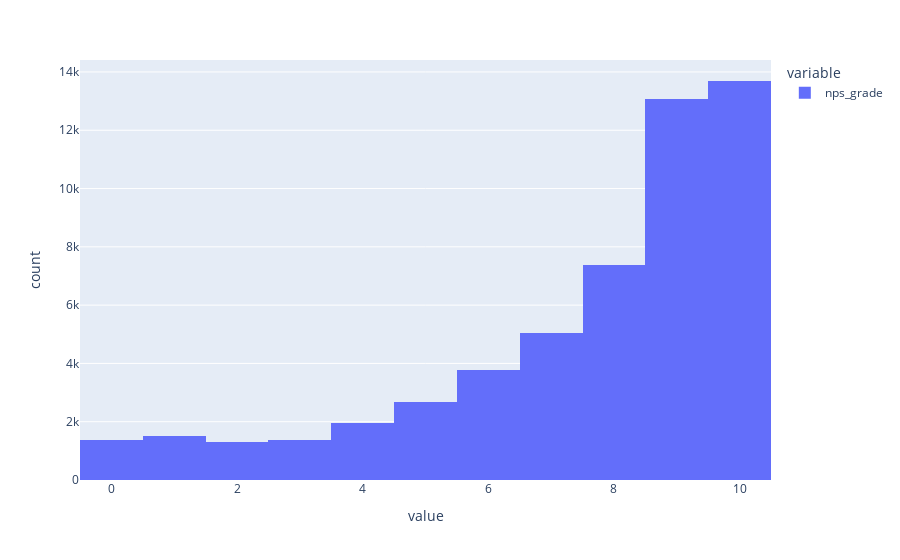

The notebook cell saved with this chart:
### Markdown cell above
0 - 6: Detratores <br>
7 - 8: Neutros <br>
9 - 10: Promotores <br>

NPS = % promotores - % detratores

### Code cell
px.histogram(data_import['nps_grade'])

### Figure 1 — Plotly figure (JSON) as saved in the notebook; plotly's stock layout.template omitted (floating-point values rounded to 4 significant figures; data arrays with more than 128 entries replaced by an {"elided": "..."} marker saying what was removed)
{"data": [{"alignmentgroup": "True", "bingroup": "x", "hovertemplate": "variable=nps_grade<br>value=%{x}<br>count=%{y}<extra></extra>", "legendgroup": "nps_grade", "marker": {"color": "#636efa", "pattern": {"shape": ""}}, "name": "nps_grade", "offsetgroup": "nps_grade", "orientation": "v", "showlegend": true, "type": "histogram", "x": {"elided": "53102 int values"}, "xaxis": "x", "yaxis": "y"}], "layout": {"barmode": "relative", "legend": {"title": {"text": "variable"}, "tracegroupgap": 0}, "margin": {"t": 60}, "xaxis": {"anchor": "y", "domain": [0, 1], "title": {"text": "value"}}, "yaxis": {"anchor": "x", "domain": [0, 1], "title": {"text": "count"}}}}
